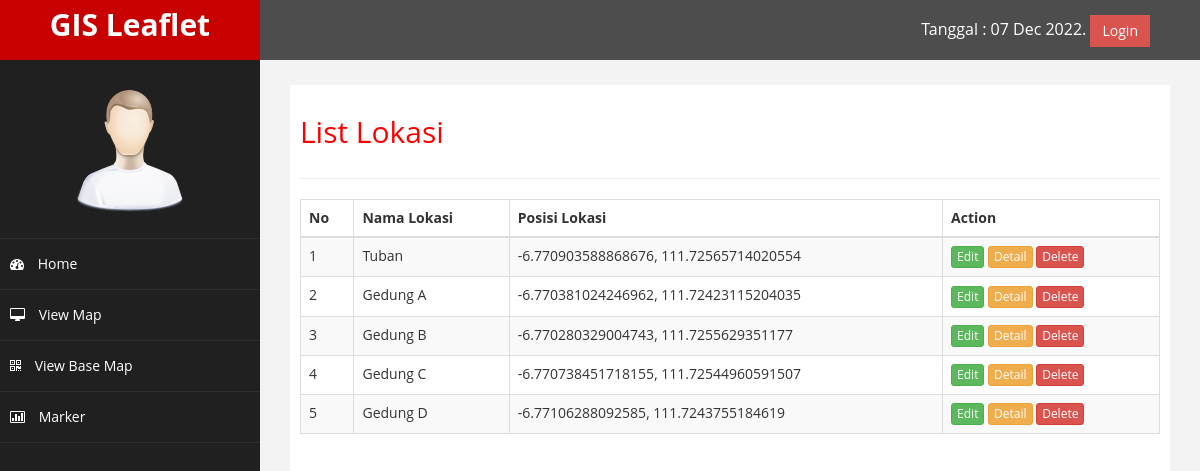
/index.php/lokasi/listlokasi, run on an earlier commit of the app's database.
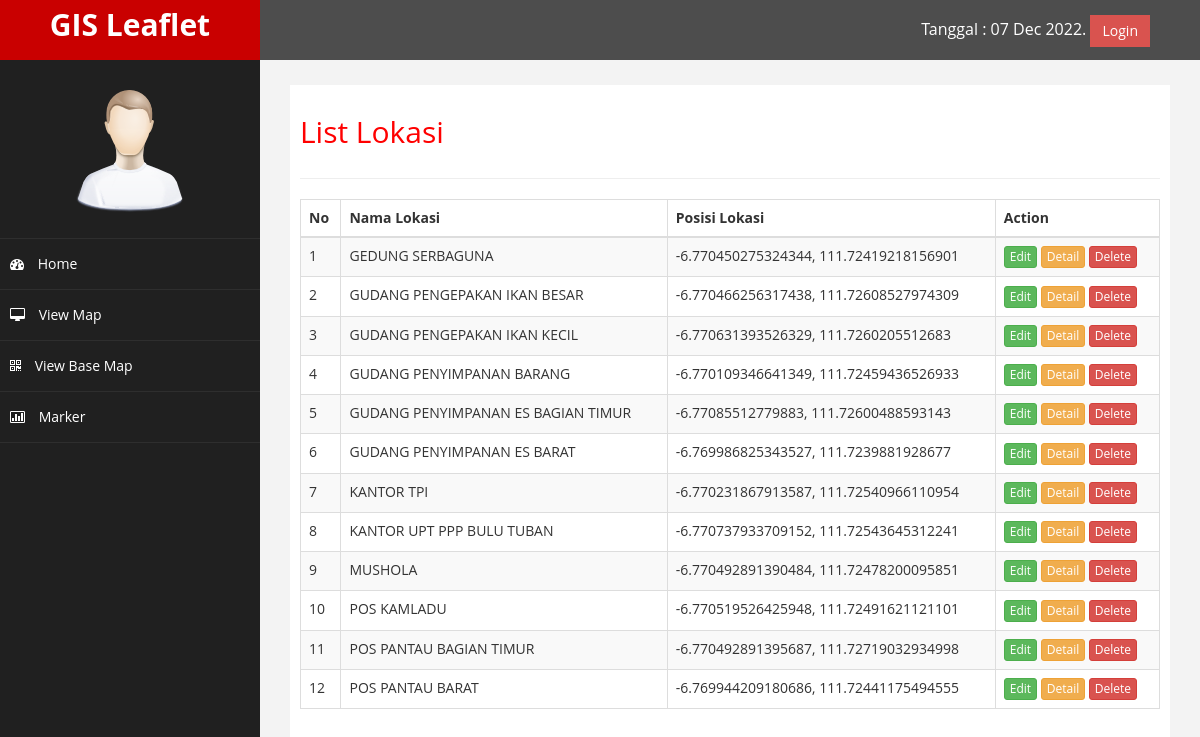
And on a later commit of the database.
### tables this page shows
CREATE TABLE `tbl_lokasi` (
  `id_lokasi` int(11) NOT NULL,
  `nama_lokasi` varchar(255) DEFAULT NULL,
  `latitude` varchar(255) DEFAULT NULL,
  `longitude` varchar(255) DEFAULT NULL,
  `gambar` varchar(255) DEFAULT NULL
);

### application/controllers/Lokasi.php (called while the page is built, shortened)
<?php
class Lokasi extends CI_Controller {
	public function __construct()
	  {
		$this->load->model('m_lokasi');
	  }
	public function listlokasi()
	{
		$data = array(
            'judul' => 'List Lokasi',
            'page' => 'lokasi/v_list_lokasi',
			'lokasi' => $this->m_lokasi->allData(),
        );
		$this->load->view('v_template', $data, false);
	}
}

### index.php (called while the page is built, shortened)
<?php
require_once BASEPATH.'core/CodeIgniter.php';

### application/models/M_lokasi.php (called while the page is built, shortened)
<?php
class M_lokasi extends CI_Model {
	public function allData()
	{
		$this->db->select('*');
		$this->db->from('tbl_lokasi');
		return $this->db->get()->result();
	}
}

### application/views/lokasi/v_list_lokasi.php (the view)
<div class="table-responsive">
    <table class="table table-striped table-bordered table-hover" id="dataTables-example">
        <thead>
            <tr>
                <th>No</th>
                <th>Nama Lokasi</th>
                <th>Posisi Lokasi</th>
                <th>Action</th>
            </tr>
        </thead>
        <tbody>
            <?php  $no = 1;
            foreach ($lokasi as $key => $value) { ?>
                <tr>
                    <td><?= $no++ ?></td>
                    <td><?= $value->nama_lokasi ?></td>
                    <td><?= $value->latitude ?>, <?= $value->longitude ?></td>
                    <td>
                        <a class='btn btn-xs btn-success'href='<?= base_url('lokasi/edit/' . $value->id_lokasi) ?>'>Edit</a>
                        <a class='btn btn-xs btn-warning'href='<?= base_url('lokasi/detail/' . $value->id_lokasi) ?>'>Detail</a>
                        <a onclick='return confirm()'class='btn btn-xs btn-danger'href='<?= base_url('lokasi/delete/' . $value->id_lokasi) ?>'>Delete</a>
                    </td>
                </tr>
            <?php } ?>
        </tbody>
    </table>
</div>

### application/views/v_template.php (shortened to what this page needs)
<!DOCTYPE html>
<html xmlns="http://www.w3.org/1999/xhtml">
<head>
    <link href="<?= base_url('binary-admin/') ?>assets/css/bootstrap.css" rel="stylesheet" />
    <link href="<?= base_url('binary-admin/') ?>assets/css/font-awesome.css" rel="stylesheet" />
    <link href="<?= base_url('binary-admin/') ?>assets/css/custom.css" rel="stylesheet" />
    <link href="<?= base_url('binary-admin/') ?>assets/js/dataTables/dataTables.bootstrap.css" rel="stylesheet" />
    <link rel="stylesheet" href="https://unpkg.com/leaflet@1.8.0/dist/leaflet.css" />
    <link rel="stylesheet" href="https://cdnjs.cloudflare.com/ajax/libs/leaflet.draw/1.0.4/leaflet.draw.css" />
</head>
<body>
    <div id="wrapper">
        <nav class="navbar navbar-default navbar-cls-top " role="navigation" style="margin-bottom: 0">
            <div class="navbar-header">
                <a class="navbar-brand" href="index.html">GIS Leaflet</a>
            </div>
            <div style="color: white;
padding: 15px 50px 5px 50px;
float: right;
font-size: 16px;"> Tanggal : <?= date('d M Y') ?>.
                <?php if ($this->session->userdata('username')=="") { ?>
                    <a href="<?= base_url('login') ?>" class="btn btn-danger square-btn-adjust">Login</a>
                <?php } else { ?>
                    Nama User : <?= $this->session->userdata('nama_user') ?>
                    <a href="<?= base_url('login/logout') ?>" class="btn btn-danger square-btn-adjust">Logout</a>
                <?php } ?>
            </div>
        </nav>
        <nav class="navbar-default navbar-side" role="navigation">
            <div class="sidebar-collapse">
                <ul class="nav" id="main-menu">
                    <li class="text-center">
                        <img src="<?= base_url('binary-admin/') ?>assets/img/find_user.png" class="user-image img-responsive" />
                    </li>
                    <li>
                        <a href="<?= base_url('gis/index') ?>"><i class="fa fa-dashboard "></i> Home</a>
                    </li>
                        <li>
                            <a href="<?= base_url('gis/viewmap') ?>"><i class="fa fa-desktop "></i> View Map</a>
                        </li>
                        <li>
                            <a href="<?= base_url('gis/viewbasemap') ?>"><i class="fa fa-qrcode "></i> View Base Map</a>
                        </li>
                        <li>
                            <a href="<?= base_url('gis/marker') ?>"><i class="fa fa-bar-chart-o "></i> Marker</a>
                        </li>
                </ul>
            </div>
        </nav>
        <div id="page-wrapper">
            <div id="page-inner">
                <div class="row">
                    <div class="col-md-12">
                        <h2><?= $judul ?></h2>
                    </div>
                </div>
                <hr />
                <?php
                if ($page) {
                    $this->load->view($page);
                }
                ?>
            </div>
        </div>
    </div>
</body>
</html>

### binary-admin/assets/css/custom.css (style rules this page uses)
body { font-family: 'Open Sans', sans-serif; }
#wrapper { width: 100%; background:#202020; }
#page-wrapper { padding: 15px 15px; min-height: 600px; background:#F3F3F3; }
#page-inner { width:100%; margin:10px 20px 10px 0px; background-color:#fff!important; padding:10px; min-height:1200px; }
.text-center { text-align:center; }
h2 { color: #f00; }
.square-btn-adjust { border: 0px solid transparent; -webkit-border-radius: 0px; -moz-border-radius: 0px; border-radius: 0px; }
.user-image { margin: 25px auto; -webkit-border-radius: 10px; -moz-border-radius: 10px; border-radius: 10px; max-height:170px; max-width:170px; }
.navbar-cls-top .navbar-brand { color: #fff; background: #C90000; width: 260px; text-align: center; height: 60px; font-size: 30px; font-weight: 700; }
.sidebar-collapse , .sidebar-collapse .nav { background:none; }
.sidebar-collapse .nav { padding:0; }
.sidebar-collapse .nav > li > a { color:#fff; background:#202020; text-shadow:none; }
.sidebar-collapse > .nav > li > a { padding:15px 10px; }
.sidebar-collapse > .nav > li { border-bottom: 1px solid rgba(107, 108, 109, 0.19); }
.navbar-side { border:none; background-color: #202020; }
.navbar-cls-top { background:#4D4D4D; border-bottom:none; }
.navbar-default { border:0px solid black; }
.navbar-header { background: #A70303; }
.nav > li > a > i { margin-right:10px; }
@media (min-width:768px) { #page-wrapper { margin: 0 0 0 260px; padding: 15px 30px; min-height: 1200px; } }
@media (min-width:768px) { .navbar-side { z-index: 1; position: absolute; width: 260px; } }
@media (min-width:768px) { .navbar { border-radius: 0px; } }

What changed in the data, as far as the page shows it:
removed tbl_lokasi: nama_lokasi "Tuban", latitude "-6.770903588868676", longitude "111.72565714020554"
removed tbl_lokasi: nama_lokasi "Gedung A", latitude "-6.770381024246962", longitude "111.72423115204035"
removed tbl_lokasi: nama_lokasi "Gedung B", latitude "-6.770280329004743", longitude "111.7255629351177"
removed tbl_lokasi: nama_lokasi "Gedung C", latitude "-6.770738451718155", longitude "111.72544960591507"
removed tbl_lokasi: nama_lokasi "Gedung D", latitude "-6.77106288092585", longitude "111.7243755184619"
added tbl_lokasi: nama_lokasi "GEDUNG SERBAGUNA", latitude "-6.770450275324344", longitude "111.72419218156901"
added tbl_lokasi: nama_lokasi "GUDANG PENGEPAKAN IKAN BESAR", latitude "-6.770466256317438", longitude "111.72608527974309"
added tbl_lokasi: nama_lokasi "GUDANG PENGEPAKAN IKAN KECIL", latitude "-6.770631393526329", longitude "111.7260205512683"
added tbl_lokasi: nama_lokasi "GUDANG PENYIMPANAN BARANG", latitude "-6.770109346641349", longitude "111.72459436526933"
added tbl_lokasi: nama_lokasi "GUDANG PENYIMPANAN ES BAGIAN TIMUR", latitude "-6.77085512779883", longitude "111.72600488593143"
added tbl_lokasi: nama_lokasi "GUDANG PENYIMPANAN ES BARAT", latitude "-6.769986825343527", longitude "111.7239881928677"
added tbl_lokasi: nama_lokasi "KANTOR TPI", latitude "-6.770231867913587", longitude "111.72540966110954"
added tbl_lokasi: nama_lokasi "KANTOR UPT PPP BULU TUBAN", latitude "-6.770737933709152", longitude "111.72543645312241"
added tbl_lokasi: nama_lokasi "MUSHOLA", latitude "-6.770492891390484", longitude "111.72478200095851"
added tbl_lokasi: nama_lokasi "POS KAMLADU", latitude "-6.770519526425948", longitude "111.72491621121101"
added tbl_lokasi: nama_lokasi "POS PANTAU BAGIAN TIMUR", latitude "-6.770492891395687", longitude "111.72719032934998"
added tbl_lokasi: nama_lokasi "POS PANTAU BARAT", latitude "-6.769944209180686", longitude "111.72441175494555"
